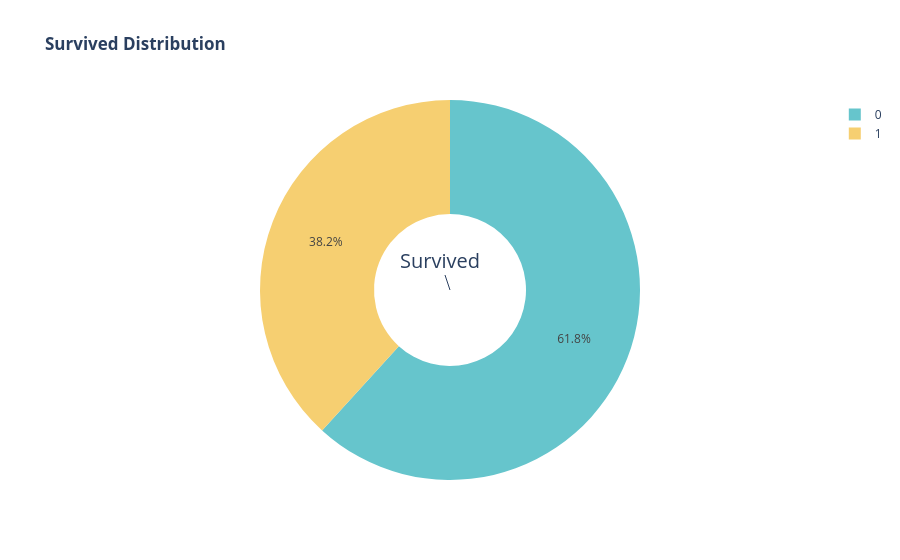

Write notebook code for a chart like this one.
### Code cell
fig = px.pie(df,
             names="Survived",
             title = '<b>Survived Distribution</b>',
             color_discrete_sequence=px.colors.qualitative.Pastel,
             #color_discrete_map={'Survived': 'blue', 'Not Survived': 'red'},
             hole=0.4
             )
fig.update_layout(annotations=[dict(text='Survived', x=0.5, y=0.5, font_size=20, showarrow=True)])
fig.show()

### Figure 1 — Plotly figure (JSON) as saved in the notebook; plotly's stock layout.template omitted (floating-point values rounded to 4 significant figures; data arrays with more than 128 entries replaced by an {"elided": "..."} marker saying what was removed)
{"data": [{"domain": {"x": [0, 1], "y": [0, 1]}, "hole": 0.4, "hovertemplate": "Survived=%{label}<extra></extra>", "labels": {"elided": "889 int values"}, "legendgroup": "", "name": "", "showlegend": true, "type": "pie"}], "layout": {"annotations": [{"font": {"size": 20}, "showarrow": true, "text": "Survived", "x": 0.5, "y": 0.5}], "legend": {"tracegroupgap": 0}, "piecolorway": ["rgb(102, 197, 204)", "rgb(246, 207, 113)", "rgb(248, 156, 116)", "rgb(220, 176, 242)", "rgb(135, 197, 95)", "rgb(158, 185, 243)", "rgb(254, 136, 177)", "rgb(201, 219, 116)", "rgb(139, 224, 164)", "rgb(180, 151, 231)", "rgb(179, 179, 179)"], "title": {"text": "<b>Survived Distribution</b>"}}}
